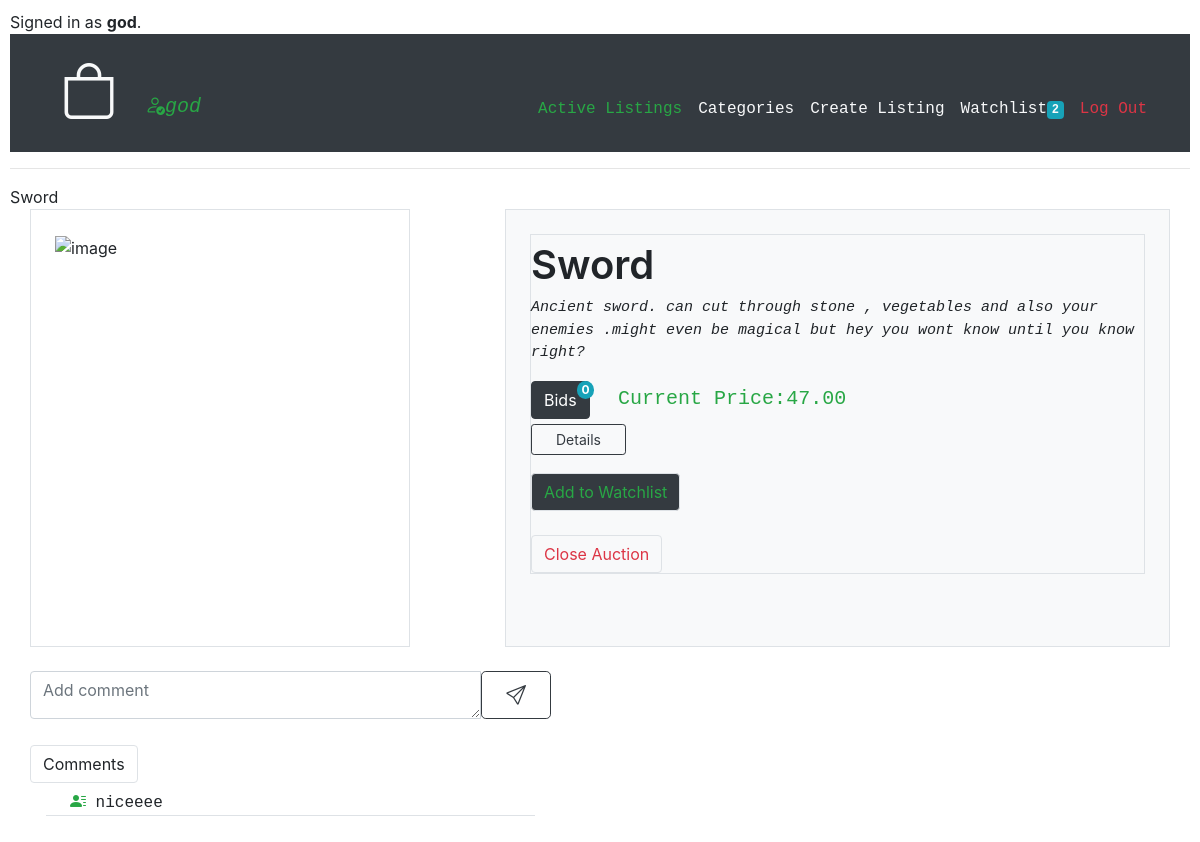
The app's page /listing/5 (signed in), older data.
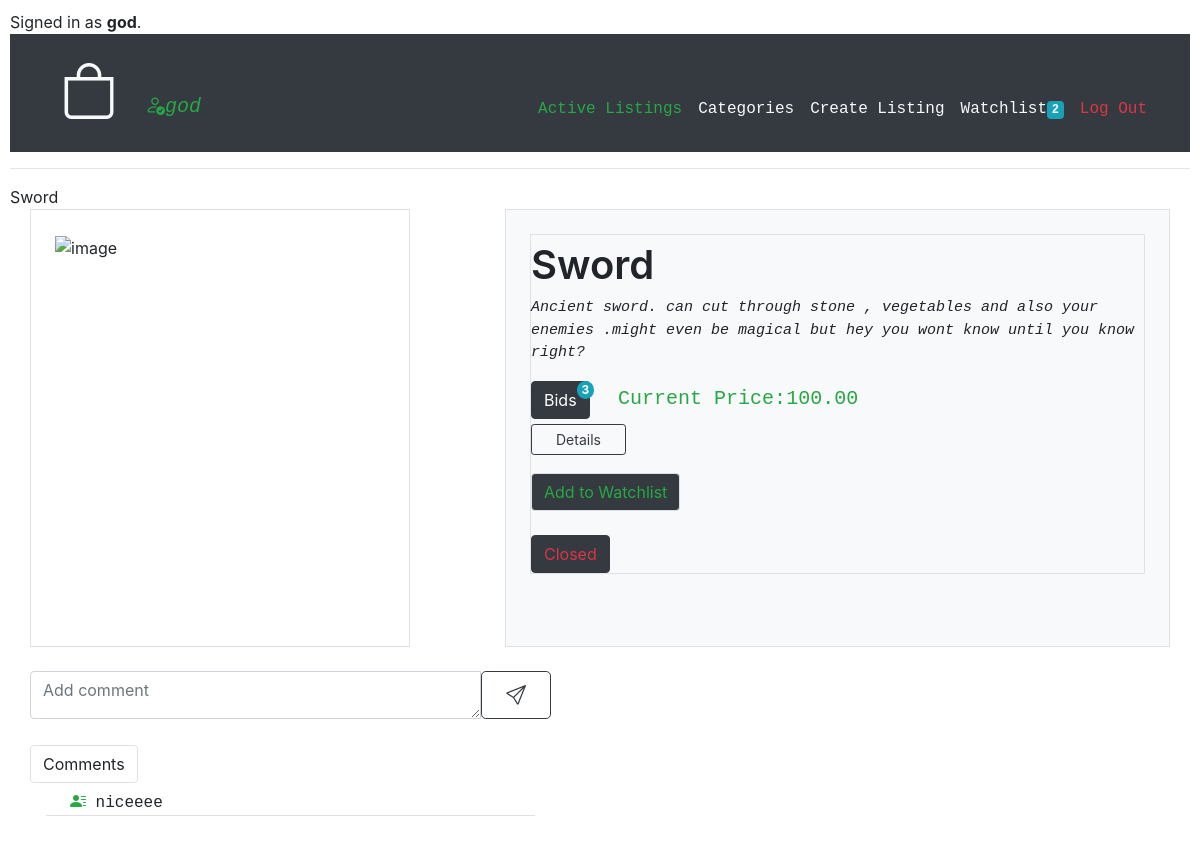
The same page, newer data.
### auctions/models.py (models this page shows, shortened)
class User(AbstractUser):
    pass

class Listing(models.Model):
    title = models.CharField(max_length=64)
    description = models.CharField(max_length=200)
    price =models.FloatField()
    active = models.BooleanField(default=True)
    bid_number = models.IntegerField(default=0)
    user = models.ForeignKey(User,on_delete=models.CASCADE,related_name="listings")
    ListingImageUrl = models.CharField(max_length=200,blank=True)
    created = models.DateField(default=timezone.now)

class Comment(models.Model):
    comments = models.CharField(max_length=200)
    listing = models.ForeignKey(Listing,on_delete=models.CASCADE,related_name="comments")
    def __str__(self):
        return f"{self.comments}"

### auctions/views.py (the view)
# urls.py: path("listing/<int:id>",views.listing_info,name="ListingInfo"),
def listing_info(request,id):
    listing = Listing.objects.filter(pk=id)
    if not listing:
        return HttpResponseRedirect(reverse("index"))
    listing = listing[0]
    category_name  = Category.objects.get(listing=listing)
    comments = Comment.objects.filter(listing=listing).order_by("comments")
    if request.user.is_authenticated:
         watchlist = Watchlist.objects.filter(user=request.user)
    if not request.user.is_authenticated:
        return render(request,"auctions/listing.html",{
        "listing":listing,
        "category":category_name,
        "comments":comments,
    })
    if listing.bid_number > 0:
        bids = Bids.objects.filter(listing=listing)
        bid_owners = [x.user for x in bids]
        winning_bid = Bids.objects.get(bid=listing.price,listing=listing)
        return render(request,"auctions/listing.html",{
        "listing":listing,
        "category":category_name,
        "comments":comments,
        "bid":winning_bid,
        "watchlist":watchlist,
        "loosers":bid_owners,
    })
    return render(request,"auctions/listing.html",{
        "listing":listing,
        "category":category_name,
        "comments":comments,
        "watchlist":watchlist
    })

### auctions/templates/auctions/listing.html (shortened to what this page needs)
{% extends 'auctions/layout.html' %}
    {% block watchlist %}
        {{watchlist.count}}
    {% endblock watchlist %}
{% block body %}
    {% if listing %}
        {{listing.title}}
    {% endif %}
    <div class="container overflow-hidden">
        <div class="row justify-content-between">
            <div class="col-md-4 border p-4">
                <div>
                    <img src="{{listing.ListingImageUrl}}"  height="300" width="300" alt= "image">
                </div>
            </div>
            <div class="col-md-7 border bg-light p-4">
                <div class="border bg-light listing_item mb-5 ">
                    <p class="listing-title ">{{listing.title}}</p>
                    <p class="text-break description fw-light"><i>{{listing.description}}</i></p>
                    <div class="text-success">
                        <button type="button" class="btn btn-dark  position-relative">
                            Bids
                            <span class="position-absolute top-0 start-100 translate-middle badge rounded-pill bg-info">
                                {{listing.bid_number}}
                            </span>
                         </button>
                        <span class="mx-4 listing-price" >Current Price:{{listing.price}}0</span>
                    </div>
                    <div class="accordian" id="Details">
                        <div class="accordion-item">
                            <h2 class="" id="headingOne">
                              <button class="btn btn-sm  px-4 btn-outline-dark" type="button" data-bs-toggle="collapse" data-bs-target="#detail" aria-expanded="true" aria-controls="collapseOne">
                               Details</i>
                            </h2>
                    </div>
                </div>
                <div class="mt-3">
                    {% if user.is_authenticated %}
                        <form action="{% url 'add_to_watchlist' listing.id %}"  method="post">
                            <div class="mb-4 ">
                                <input type="submit" class=" btn border bg-dark  text-success " value="Add to Watchlist">
                            </div>
                        </form>
                    {% endif %}
                    {% if user.is_authenticated %}
                        {% if user == listing.user and listing.active == True %}
                        <form action="{% url 'close_auction' listing.id %}" method="post">
                            <div>
                                <input type="submit" class="btn border btn-outline-danger " value="Close Auction">
                            </div>
                        </form>
                        {% elif listing.active == False %}
                            <button type="button" class="btn btn-dark  text-danger position-relative">
                                Closed
                            </button>
                        {% endif %}
                    {% endif %}
                </div>
            </div>
        </div>
        <div class="accordian mt-4" id="Comments">
            {% if user.is_authenticated %}
            <div class="accordian-item">
                <form action="{%url 'comment' listing.id %}" method="post">
                    <div class="input-group mb-4">
                        <textarea class="form-control" placeholder="Add comment" name="comment" id="floatingTextarea" rows="1" cols="40"></textarea>
                    <button type="submit" class="btn btn-outline-dark btn-lg px-4 b"><i class="bi bi-send"></i></button>
                    </div>
                </form>
            </div>
            {% endif %}
            <div class="accordion-item">
                <h2 class="" id="headingOne">
                  <button class="btn btn-l border" type="button" data-bs-toggle="collapse" data-bs-target="#comment" aria-expanded="true" aria-controls="collapseOne">
                   Comments
                </h2>
                <div id="comment" class="accordion-collapse collapse show " aria-labelledby="headingOne" data-bs-parent="#Comments">
                  <div class="accordion-body">
                    {% for comment in comments %}
                     <p class="comments mx-3  mb-3  border-bottom  px-4"><i class="bi bi-person-lines-fill text-success"></i>  {{comment}}</p>
                    {% endfor %}
                  </div>
              </div>
        </div>
    </div>
{% endblock body %}

### auctions/templates/auctions/layout.html (shortened to what this page needs)
{% load static %}
<!DOCTYPE html>
<html lang="en">
    <head>
        {% load static %}
        <link rel="stylesheet" href="https://stackpath.bootstrapcdn.com/bootstrap/4.4.1/css/bootstrap.min.css">
        <link href="{% static 'auctions/styles.css'%}" rel="stylesheet">
        <link rel="stylesheet" href="https://cdn.jsdelivr.net/npm/bootstrap-icons@1.8.3/font/bootstrap-icons.css">
    </head>
    <body >
        <div>
            {% if user.is_authenticated %}
                Signed in as <strong>{{ user.username }}</strong>.
            {% else %}
                Not signed in.
            {% endif %}
        </div>
        <nav class="navbar sticky-top navbar-expand-lg bg-dark pb-3 navbar-light">
            <div class="container-md  mt-3">
                <a href="/" class="navbar-brand \">
                    <span class="p-3 display-4 text-light"><i class="bi bi-bag"></i></span>
                    <span class="fw-bold  align-center ">
                    {% if user.is_authenticated %}
                        <i class="bi bi-person-check text-success display-5">{{ user.username }}</i>
                    {% else %}
                        <i class="bi bi-person-x text-danger d">logged out</i>
                    {% endif %}
                    </span>
                </a>
                <div class="collapse navbar-collapse justify-content-end align-center" id="main-nav">
                    <ul class="navbar-nav  mt-4">
                        <li class="nav-item">
                            <a class="nav-link text-success" href="{% url 'index' %}">
                                Active Listings
                            </a>
                        </li>
                        <li class="nav-item">
                            <a class="nav-link text-light"  href="{% url 'categories' %}">Categories</a>
                        </li>
                      {%if user.is_authenticated%}
                        <li class="nav-item ">
                            <a class="nav-link text-light" href="{% url 'create' %}">Create Listing</a>
                        </li>
                        <li class="nav-item">
                            <a class="nav-link text-light"  href="{% url 'watchlist' %}">
                                Watchlist<span class="badge bg-info">{% block watchlist %}{% endblock watchlist %}</span>
                            </a>
                        </li>
                        <li class="nav-item">
                            <a class="nav-link text-danger"  href="{% url 'logout' %}">Log Out</a>
                        </li>
                      {%endif%}
                    </ul>
                </div>
            </div>
        </nav>
        <hr>
        {% block body %}
        {% endblock %}
    </body>
</html>

### auctions/static/auctions/styles.css (style rules this page uses)
body { padding: 10px; }
nav { font-family: monospace; }
.description { font-weight:300; font-family:monospace; font-size:15px ; }
.listing-price { font-size: 20px; font-family:monospace; }
.listing-title { font-weight:600; font-size: 40px; margin-bottom: 2px; }
.listing_item { color: inherit; display: block; }
.comments { font-family: monospace; margin-bottom: 2px; }

Row changes from the older to the newer data that the page shows:
changed Listing "Sword": bid_number "0" → "3"; price "47.0" → "100.0"; active True → False (drawn)
Text that changed along with them:
form field value: "Close Auction" → (not shown)
text now shown: "Closed"
